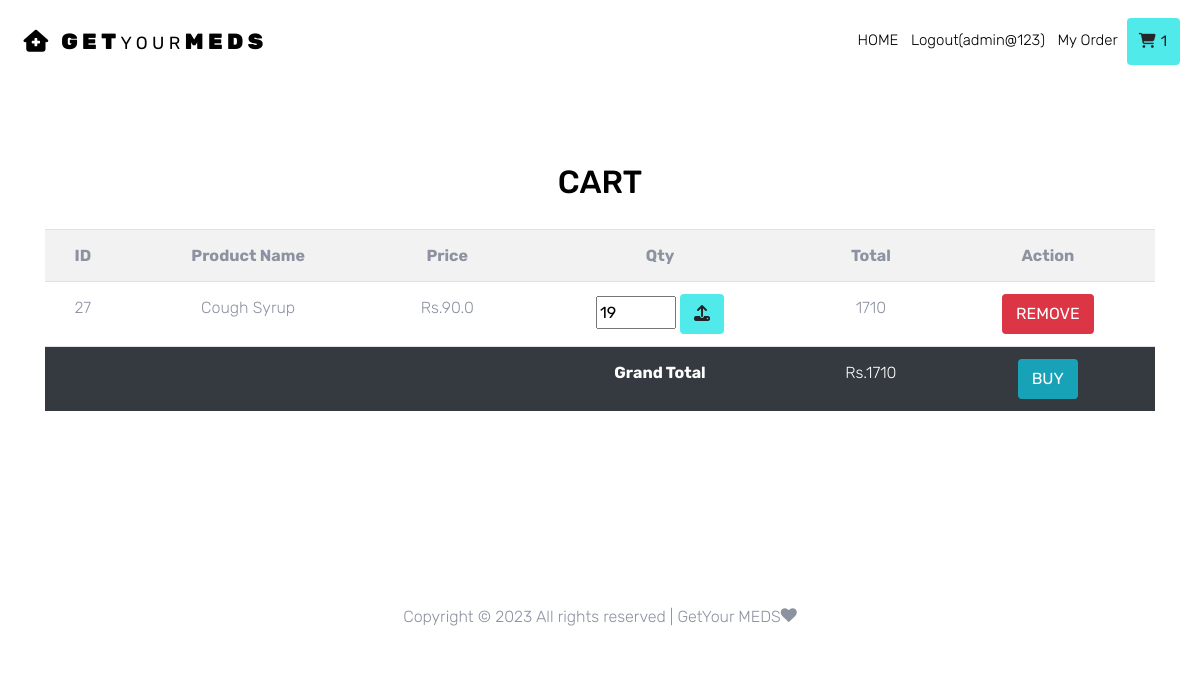
/customer/cart/ (signed in), run on the app's committed database.
### guest/models.py (models this page shows)
class CommonTable(AbstractUser):
    city = models.CharField(
        max_length=50,
        default=''
    )
    place = models.CharField(
        max_length=50,
        default=''
    )
    phone = models.BigIntegerField(default=0)
    user_type = models.CharField(
        max_length=30,
        default='admin'
    )
    pin_code = models.IntegerField(
        default=0
    )

### shop/models.py (models this page shows)
class CartTable(models.Model):
    qty = models.IntegerField(
        default=0
    )
    customer = models.ForeignKey(
        to=CommonTable,
        on_delete=models.CASCADE
    )
    product = models.ForeignKey(
        to=RequestTable,
        on_delete=models.CASCADE
    )

class RequestTable(models.Model):
    qty = models.IntegerField(default=0)
    date = models.DateTimeField(
        auto_now_add=True
    )
    status = models.IntegerField(
        default=0
    )
    price = models.FloatField(
        default=0
    )
    medicine = models.ForeignKey(
        to=MedicineTable,
        on_delete=models.CASCADE
    )
    shop = models.ForeignKey(
        to=CommonTable,
        on_delete=models.CASCADE
    )

### dealer/models.py (models this page shows)
class MedicineTable(models.Model):
    ch = (
        ('available', 'available'),
        ('not available', 'not available')
    )
    id = models.BigAutoField(
        primary_key=True
    )
    code = models.CharField(
        max_length=50
    )
    name = models.CharField(
        max_length=50
    )
    mf_name = models.CharField(
        max_length=50,
        verbose_name='Manufacturer Name'
    )
    price = models.FloatField(
        default=0
    )
    image = models.FileField(
        upload_to='Medicines',
        max_length=300
    )
    status = models.CharField(
        choices=ch,
        max_length=50
    )
    dealer = models.ForeignKey(
        to=CommonTable,
        on_delete=models.CASCADE
    )

### guest/views.py (the view, shortened to what this page needs)
# urls.py: path('customer/cart/',Cart,name='guest_cart_view'),
def Cart(request):
    if request.method == 'GET':
        context = {}
        context['data'] = CartTable.objects.filter(customer=request.user)
        if str(request.user) != 'AnonymousUser':
            context['data2'] = CartTable.objects.filter(customer=request.user).count()
        return render(request, 'guest/cart.html', context)

### guest/templates/guest/cart.html (shortened to what this page needs)
{% extends 'guest/temp.html' %}
{% block content %}
{% load static %}
<div class="site-section" id="elementtoScrollToID">
    <div class="container">
        <div class="row">
            <div class="title-section text-center col-12">
            <h2 class="text-uppercase">Cart</h2>
            <table class="table table-striped">
                <tr>
                    <th>ID</th>
                    <th>Product Name</th>
                    <th>Price</th>
                    <th>Qty</th>
                    <th>Total</th>
                    <th>Action</th>
                </tr>
                {% for i in data %}
                    <tr>
                        <td>{{ i.id }}</td>
                        <td>{{ i.product.medicine.name }}</td>
                        <td>Rs.{{ i.product.price }}</td>
                        <td>
                            <form action="/update/cart/qty" method="post">
                                <input type="number" value="{{i.qty}}" class=" qty" data2="{{ i.id }}" data1="{{ i.product.price }}" name="qty" id="qty" style="width: 80px;" required>
                                <button type="submit" class="btn btn-primary"><i class="fas fa-upload    "></i></i></button>
                            </form>
                        </td>
                        <td id="amount{{i.id}}" class="amount">{% widthratio i.product.price 1 i.qty %}</td>
                        <td><a href="{% url 'guest_cart_remove' id=i.id %}" class="btn btn-danger">Remove</a></td>
                    </tr>
                {% endfor %}
                <tr class="bg-dark text-white">
                    <td></td>
                    <td></td>
                    <td></td>
                    <th>Grand Total</th>
                    <td>Rs.<span id='tt'></span></td>
                    <td>
                        <form method="post">
                            <button type="submit" class="btn btn-info">BUY</button>
                        </form>
                    </td>
                </tr>
            </table>
            </div>
        </div>
    </div>
</div>
{% endblock content %}

### guest/templates/guest/shared/navbar.html (shortened to what this page needs)
<div class="container-fluid">
    <div class="d-flex align-items-center justify-content-between">
      <div class="logo">
        <div class="site-logo">
            <a href="/" class="js-logo-clone">&nbsp;<i class="fa-solid fa-house-medical"></i> GET<small>your</small>MEDS</a>
        </div>
      </div>
      <div class="main-nav d-none d-lg-block">
        <nav class="site-navigation text-right text-md-center" role="navigation">
          <ul class="site-menu js-clone-nav d-none d-lg-block">
              <a href="{% url 'guest_home' %}" class="d-inline-block bag">
                HOME
              </a> &nbsp;
              {% if user.username %}
              <a href="{% url 'logout' %}" class="d-inline-block bag">
                Logout({{ user.username }})
              </a> &nbsp;
              <a href="{% url 'guest_myorde' %}" class="d-inline-block bag">
                My Order
              </a>
              {% endif %}
          <li>
          {% if user.username %}
            {% if data2 %}
            <a href="{% url 'guest_cart_view' %}" class="btn btn-primary"><i class="fa fa-shopping-cart" aria-hidden="true"></i> <span class="number">{{ data2 }}</span></a>
              {% else %}
            &nbsp; <a href="#" class="btn btn-primary"><i class="fa fa-shopping-cart" aria-hidden="true"></i> <span class="number">0</span></a>
            {% endif %}
          {% endif %}
          </li>
          </div>
      </div>
  </div>
</div>

### static/common/css/style.css (style rules this page uses)
body { line-height: 1.7; color: #8c92a0; font-weight: 300; font-size: 16px; }
a { -webkit-transition: .3s all ease; -o-transition: .3s all ease; transition: .3s all ease; }
.btn { -webkit-transition: .3s all ease-in-out; -o-transition: .3s all ease-in-out; transition: .3s all ease-in-out; text-transform: uppercase; border-width: 2px; }
.site-section { padding: 2.5em 0; }
@media (min-width: 768px) { .site-section { padding: 5em 0; } }
.site-logo a { text-transform: uppercase; letter-spacing: .2em; font-size: 22px; color: #000 !important; font-weight: 900; }
.site-navbar a { color: #000; }
.site-navbar .site-navigation .site-menu { margin-left: 0; padding-left: 0; margin-bottom: 0; }
.site-navbar .site-navigation .site-menu a { text-decoration: none !important; font-size: 15px; display: inline-block; }
.site-navbar .site-navigation .site-menu > li { display: inline-block; padding: 10px 5px; }
.site-navbar .site-navigation .site-menu > li > a { padding: 10px 10px; text-transform: uppercase; letter-spacing: .05em; color: #25262a; font-size: 15px; text-decoration: none !important; }
.site-mobile-menu .site-mobile-menu-header .site-mobile-menu-logo a { display: inline-block; text-transform: uppercase; color: #000; letter-spacing: .2em; font-size: 22px; font-weight: 900; }
.site-mobile-menu .site-nav-wrap { padding: 0; margin: 0; list-style: none; position: relative; }
.site-mobile-menu .site-nav-wrap a { padding: 10px 20px; display: block; position: relative; color: #212529; }
.site-mobile-menu .site-nav-wrap li { position: relative; display: block; }
.site-mobile-menu .site-nav-wrap > li { display: block; position: relative; float: left; width: 100%; }
.site-mobile-menu .site-nav-wrap > li > a { padding-left: 20px; font-size: 20px; }
.bag { position: relative; }
.title-section h2 { padding-left: 30px; border-left: 4px solid #51eaea; display: inline-block; color: #000; }
.title-section.text-center h2 { border-left: none; position: relative; padding-left: 0px; padding-bottom: 20px; }
.title-section.text-center h2:after { display: none; position: absolute; bottom: 0; left: 50%; -webkit-transform: translateX(-50%); -ms-transform: translateX(-50%); transform: translateX(-50%); width: 70px; height: 4px; background: #51eaea; content: ""; }

### data on the page
CommonTable: username "admin@123"
CartTable: id "27", product.medicine.name "Cough Syrup", product.price "90.0", qty "19", product+qty "1710"

### other printed values
{{ data2 }} "1"
